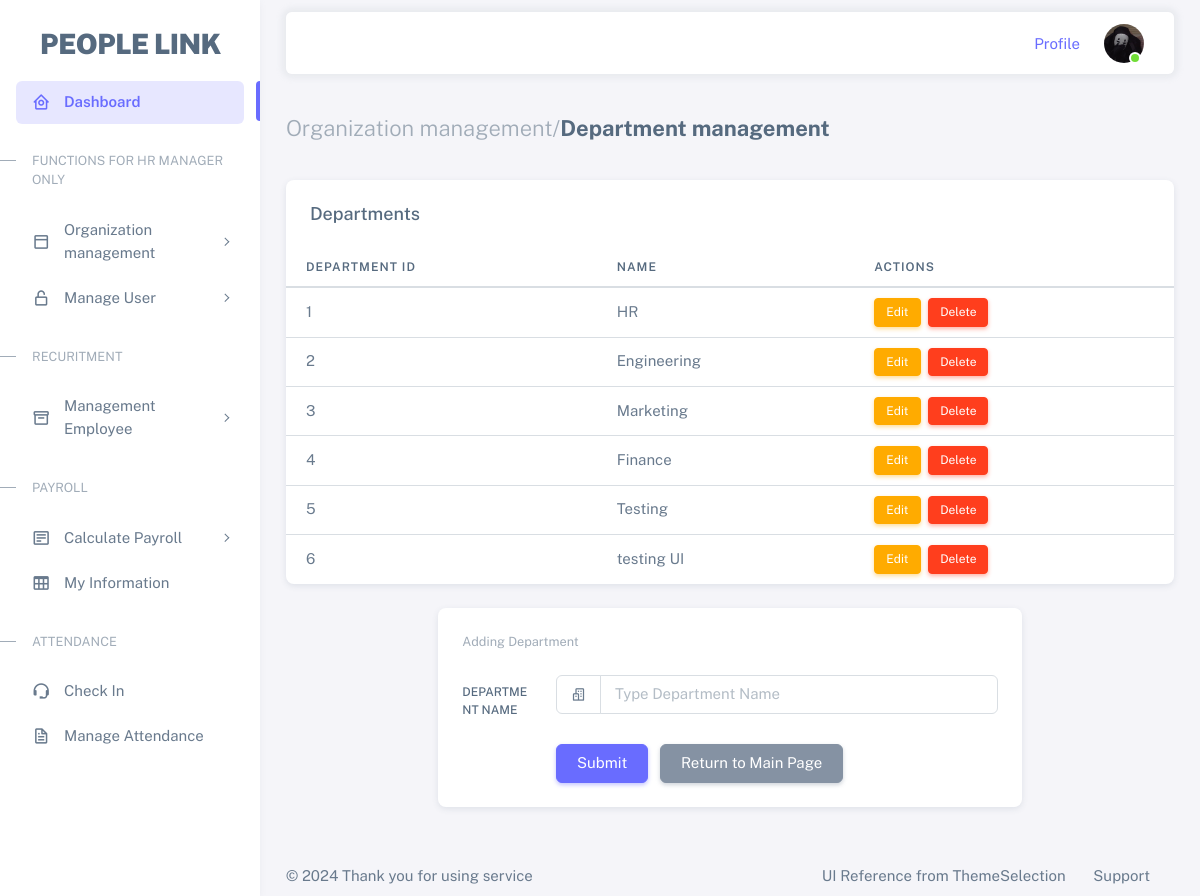
/add_department, run on an earlier commit of the app's database.
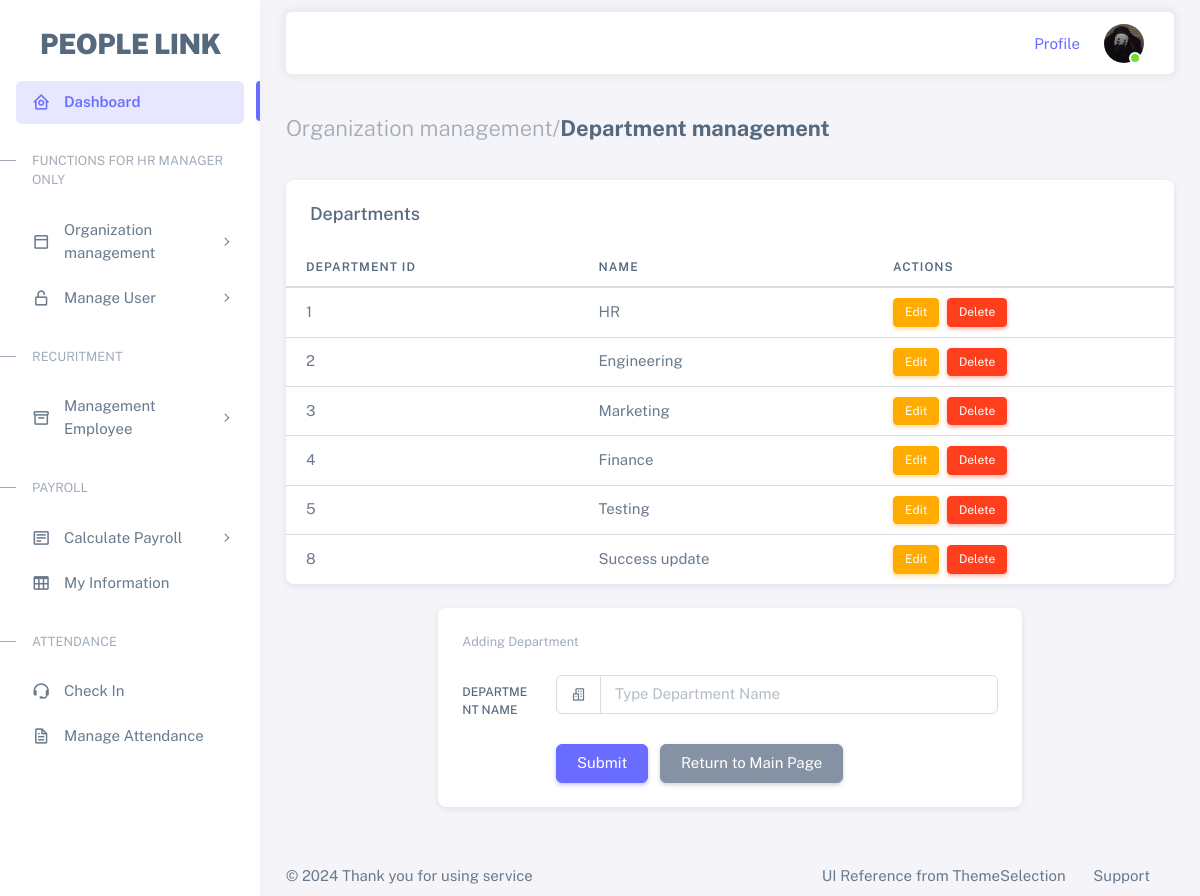
And on a later commit of the database.
### tables this page shows
CREATE TABLE department (
        dept_id INTEGER PRIMARY KEY AUTOINCREMENT,
        name TEXT NOT NULL UNIQUE
    );

### app.py (the view)
@app.route('/add_department', methods=['GET', 'POST'])
def add_department():
    conn = get_db()
    cursor = conn.cursor()
    if request.method == 'POST':
        name = request.form['department_name']
        cursor.execute('INSERT INTO department (name) VALUES (?)', (name,))
        conn.commit()
        return redirect(url_for('add_department'))
    cursor.execute('SELECT dept_id, name FROM department')
    departments = cursor.fetchall()  # Get all department records
    conn.close()
    return render_template('add_department.html', departments=departments)

### app.py (called while the page is built)
def get_db():
    conn = sqlite3.connect('hrm.db')
    conn.row_factory = sqlite3.Row
    return conn

### templates/add_department.html (shortened to what this page needs)
{% extends "base.html" %}
{% block content %}
<div class="container-xxl flex-grow-1 container-p-y">
  <h4 class="fw-bold py-3 mb-4"><span class="text-muted fw-light">Organization management/</span>Department management</h4>
  <div class="card mb-4">
    <h5 class="card-header">Departments</h5>
    <div class="table-responsive text-nowrap">
        <table class="table">
            <thead>
                <tr>
                    <th>Department ID</th>
                    <th>Name</th>
                    <th>Actions</th>
                </tr>
            </thead>
            <tbody class="table-border-bottom-0">
                {% for department in departments %}
                <tr>
                    <td>{{ department[0] }}</td>
                    <td>{{ department[1] }}</td>
                    <td>
                      <a href="{{ url_for('edit_department', dept_id=department[0]) }}" class="btn btn-warning btn-sm me-1">Edit</a>
                      <form action="{{ url_for('delete_department', dept_id=department[0]) }}" method="POST" style="display:inline;" onsubmit="return confirm('Are you sure you want to delete this department?');">
                          <button type="submit" class="btn btn-danger btn-sm">Delete</button>
                      </form>
                  </td>
                </tr>
                {% endfor %}
            </tbody>
        </table>
    </div>
  </div>
    <div class="row">
      <div class="col-md-8 mx-auto">
        <div class="card mb-4">
          <div class="card-header d-flex align-items-center justify-content-between">
            <small class="text-muted float-end">Adding Department</small>
          </div>
          <div class="card-body">
            <form method="POST" action="{{ url_for('add_department') }}">
              <div class="row mb-3">
                <label class="col-sm-2 col-form-label" for="department_name">Department Name</label>
                <div class="col-sm-10">
                  <div class="input-group">
                    <span class="input-group-text">
                      <i class="bx bx-buildings"></i>
                    </span>
                    <input
                      type="text"
                      id="department_name"
                      name="department_name"
                      class="form-control"
                      placeholder="Type Department Name"
                      required
                    />
                  </div>
                </div>
              </div>
              <div class="row justify-content-end">
                <div class="col-sm-10">
                  <button type="submit" class="btn btn-primary">Submit</button>
                  <a class="btn btn-secondary ms-2" href="{{ url_for('index') }}">Return to Main Page</a>
                </div>
              </div>
            </form>
          </div>
        </div>
      </div>
    </div>
</div>
{% endblock %}

What changed in the data, as far as the page shows it:
removed department: dept_id "6", name "testing UI"
added department: dept_id "8", name "Success update"
